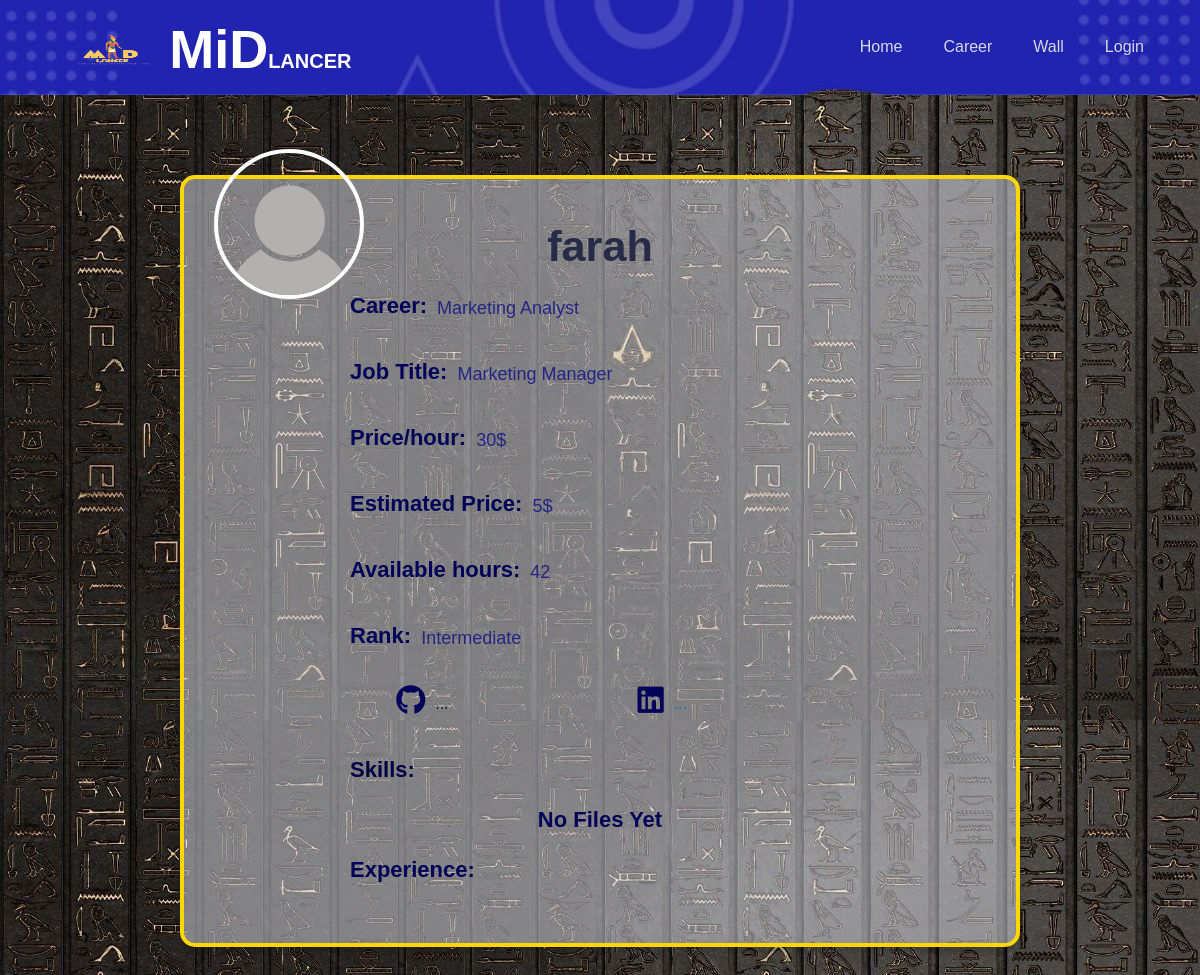
Page /freelancerview.php?vfid=15 on the earlier database version.
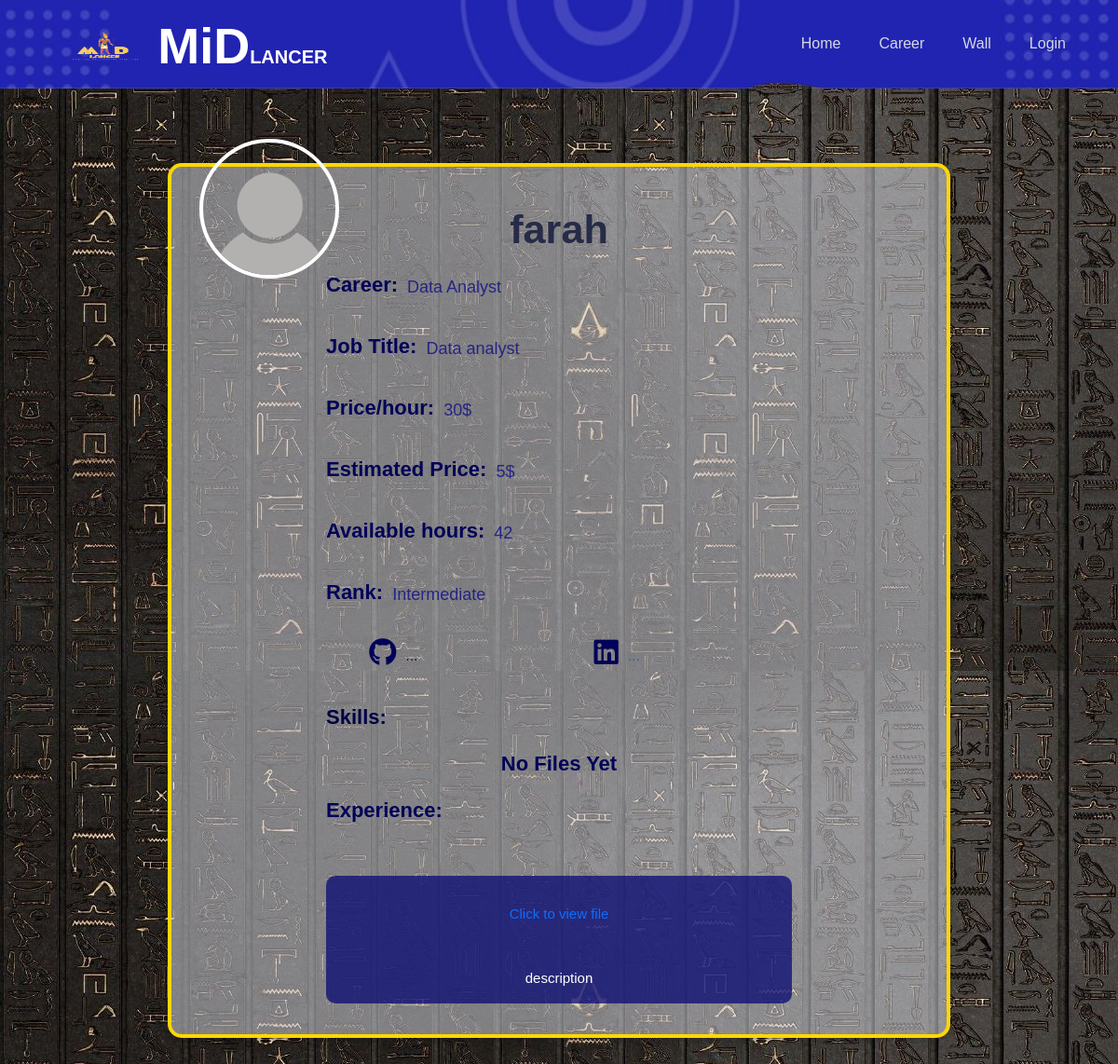
Same page on the later database version.
### tables this page shows
CREATE TABLE `freelancer` (
  `freelancer_id` int(11) NOT NULL,
  `freelancer_name` varchar(255) NOT NULL,
  `email` varchar(255) NOT NULL,
  `phone_number` varchar(11) NOT NULL,
  `password` varchar(255) NOT NULL,
  `birthdate` date NOT NULL,
  `national_id` varchar(14) NOT NULL,
  `freelancer_image` longtext DEFAULT NULL,
  `job_title` varchar(255) NOT NULL,
  `available_hours` int(11) DEFAULT NULL,
  `price/hr` float DEFAULT 5,
  `link1` varchar(255) DEFAULT NULL,
  `link2` varchar(255) DEFAULT NULL,
  `freelancer_file` longtext DEFAULT NULL,
  `bio` text DEFAULT NULL,
  `premium` varchar(255) DEFAULT '0',
  `view` int(11) DEFAULT 0,
  `hidden` tinyint(1) DEFAULT 0,
  `admin_hidden` tinyint(1) DEFAULT 0,
  `career_id` int(11) NOT NULL,
  `rank_id` int(11) DEFAULT 1,
  `webssite_price` int(11) NOT NULL DEFAULT 5,
  `fl_join_date` date NOT NULL DEFAULT current_timestamp(),
  `last_seen` datetime DEFAULT current_timestamp()
);

CREATE TABLE `career` (
  `career_id` int(11) NOT NULL,
  `career_path` varchar(250) NOT NULL,
  `career_desc` text NOT NULL,
  `career_image` longtext NOT NULL
);

CREATE TABLE `rank` (
  `rank_id` int(11) NOT NULL,
  `rank` varchar(250) NOT NULL
);

CREATE TABLE `experience` (
  `experience_id` int(11) NOT NULL,
  `experience_text` text NOT NULL,
  `experience_image` longtext DEFAULT NULL,
  `experience_file` longtext DEFAULT NULL,
  `hidden` tinyint(4) DEFAULT 0,
  `freelancer_id` int(11) NOT NULL
);

### freelancerview.php (the view, shortened to what the changed rows need)
<?php
include("nav+bm.php");
if(isset($_GET['vfid'])) {
    $id = $_GET['vfid'];
}
$select_freelancer = " SELECT * FROM `freelancer`
                       JOIN `career` ON `career`.`career_id` = `freelancer`.`career_id`
                       JOIN `rank` ON `rank`.`rank_id` = `freelancer`.`rank_id`
                       WHERE `freelancer`.`freelancer_id` = $id";
$run_select= mysqli_query($connect,$select_freelancer);
$select_experience="SELECT * FROM `experience` WHERE `freelancer_id`= $id AND `hidden` = 0 ";
$run_select_experience=mysqli_query($connect,$select_experience);
?>
<!DOCTYPE html>
<html lang="en">
<head>
    <link rel="stylesheet" href="css/all.min.css">
    <link rel="stylesheet" href="https://stackpath.bootstrapcdn.com/bootstrap/4.4.0/css/bootstrap.min.css">
    <link rel="stylesheet" href="https://cdnjs.cloudflare.com/ajax/libs/rateYo/2.3.2/jquery.rateyo.min.css">
    <link href="https://cdn.jsdelivr.net/npm/bootstrap@5.0.2/dist/css/bootstrap.min.css" rel="stylesheet">
    <link rel="stylesheet" href="https://cdnjs.cloudflare.com/ajax/libs/font-awesome/6.0.0-beta3/css/all.min.css">
    <link rel="stylesheet" href="./css/FREELANCERPROFILE.css">
</head>
<body>
<h2></h2>
    <div class="profile-container pb-4">
            <?php foreach($run_select as $data){ ?>
            <div class="class"></div>
            <div class="profile-image">
                <img src="<?php echo "img/profile/".htmlspecialchars($data['freelancer_image'], ENT_QUOTES, 'UTF-8' ) ?>" alt="Profile Image" id="image-preview">
            </div>
            <h1><?php echo htmlspecialchars($data['freelancer_name'] , ENT_QUOTES, 'UTF-8' )?></h1>
            <div  class="profile-form">
                <div class="form-group">
                <label for="career">Career:</label>
                    <p><?php echo htmlspecialchars($data['career_path'], ENT_QUOTES, 'UTF-8' )?></p>
                </div>
                <div class="form-group">
                    <label for="job-title">Job Title:</label>
                    <p class="web"><?php echo htmlspecialchars($data['job_title'] , ENT_QUOTES, 'UTF-8' )?></p>
                </div>
                <div class="form-group">
                    <label for="bio">Price/hour:</label>
                    <p><?php echo htmlspecialchars($data['price/hr'], ENT_QUOTES, 'UTF-8' )?>$</p>
                </div>
                <div class="form-group">
                    <label for="bio">Estimated Price:</label>
                    <p><?php echo htmlspecialchars($data['webssite_price'], ENT_QUOTES, 'UTF-8' )?>$</p>
                </div>
                <?php if(!empty($data['available_hours'])){ ?>
                    <div class="form-group">
                        <label for="bio">Available hours:</label>
                        <p><?php echo htmlspecialchars ($data['available_hours'], ENT_QUOTES, 'UTF-8')?></p>
                    </div>
                <?php } ?>
                <div class="form-group">
                    <label for="bio">Rank:</label>
                    <p><?php echo htmlspecialchars($data['rank'], ENT_QUOTES, 'UTF-8' ) ?></p>
                </div>
                <div class="group">
                    <?php if(!empty($data['link1'])){ ?>
                        <div class="form-group">
                            <label for="github-link"><i class="fa-brands fa-github"></i></label>
                            <div class="social-link1">
                                <a href="<?php echo htmlspecialchars($data['link1'], ENT_QUOTES, 'UTF-8'); ?>" target="_blank">GitHub</a>
                            </div>
                        </div>
                    <?php }else{ ?>
                        <div class="form-group">
                            <label for="github-link"><i class="fa-brands fa-github"></i></label>
                            <div class="social-link1">
                            <span>...</span>
                            </div>
                        </div>
                    <?php } ?>
                    <?php if(!empty($data['link2'])){?>
                        <div class="form-group">
                            <label for="linkedin-link"><i class="fa-brands fa-linkedin"></i></label>
                            <div class="social-link2">
                                <a href="<?php echo htmlspecialchars($data['link2'], ENT_QUOTES, 'UTF-8'); ?>" target="_blank">LinkedIn</a>
                            </div>
                        </div>
                    <?php }else{ ?>
                        <div class="form-group">
                            <label for="linkedin-link"><i class="fa-brands fa-linkedin"></i></label>
                            <div class="social-link2">
                            </i> <span>...</span>
                            </div>
                        </div>
                    <?php } ?>
                </div>
                <div class="form-group1">
                    <label for="skills">Skills:</label>
                    <div class="skills">
                    </div>
                </div>
                <?php if(!empty($data['freelancer_file'])){?>
                    <div class="form-groupupload">
                        <label for="file-upload">CV: <a href="./file/<?php echo htmlspecialchars($data['freelancer_file'], ENT_QUOTES, 'UTF-8' ) ?>" target="_blank" ><?php echo $data['freelancer_file'];?></a></label>
                    </div>
                <?php }else{ ?>
                    <label style="font-weight: bold;
                        font-size: 22px;
                        color: rgb(2, 2, 88);
                        text-align: left;
                        padding-top: 9px;" for="file-upload">No Files Yet </label>
                <?php } ?>
                <div class="all">
                    <div class="txt d-flex f-row ">
                        <div class="form-group">
                            <label for="bio">Experience:</label>
                        </div>
                    </div>
                    <?php foreach($run_select_experience as $exper){ ?>
                        <?php if(!empty($exper['experience_image'])){?>
                        <div class="img"><img src="<?php echo "img/experience/".htmlspecialchars($exper['experience_image'], ENT_QUOTES, 'UTF-8' )?>" alt=""></div>
                        <div class="text">
                            <?php if(!empty($exper['experience_file'])){ ?>
                            <p><a href="img/experience/<?php echo htmlspecialchars($exper['experience_file'], ENT_QUOTES, 'UTF-8' ) ?>" target="_blank" >Click to view file</a></p>
                            <?php } ?>
                            <p><?php echo htmlspecialchars($exper['experience_text'], ENT_QUOTES, 'UTF-8' )?></p></div>
                        </div>
                        <?php }else{ ?>
                    <div class="post2">
                        <?php if(!empty($exper['experience_file'])){ ?>
                        <p><a href="img/experience/<?php echo htmlspecialchars($exper['experience_file'], ENT_QUOTES, 'UTF-8' ) ?>" target="_blank" >Click to view file</a></p>
                        <?php } ?>
                        <p><?php echo htmlspecialchars($exper['experience_text'], ENT_QUOTES, 'UTF-8' )?></p>
                    </div>
                    <?php }} ?>
                </div>
            </div>
        <div class="form-group11">
        </div>
        <?php } ?>
    </div>
</body>
</html>

Differences in the rows shown:
changed freelancer "farah": career.career_path "Marketing Analyst" → "Data Analyst"; job_title "Marketing Manager" → "Data analyst"
added experience: experience_text "description"
